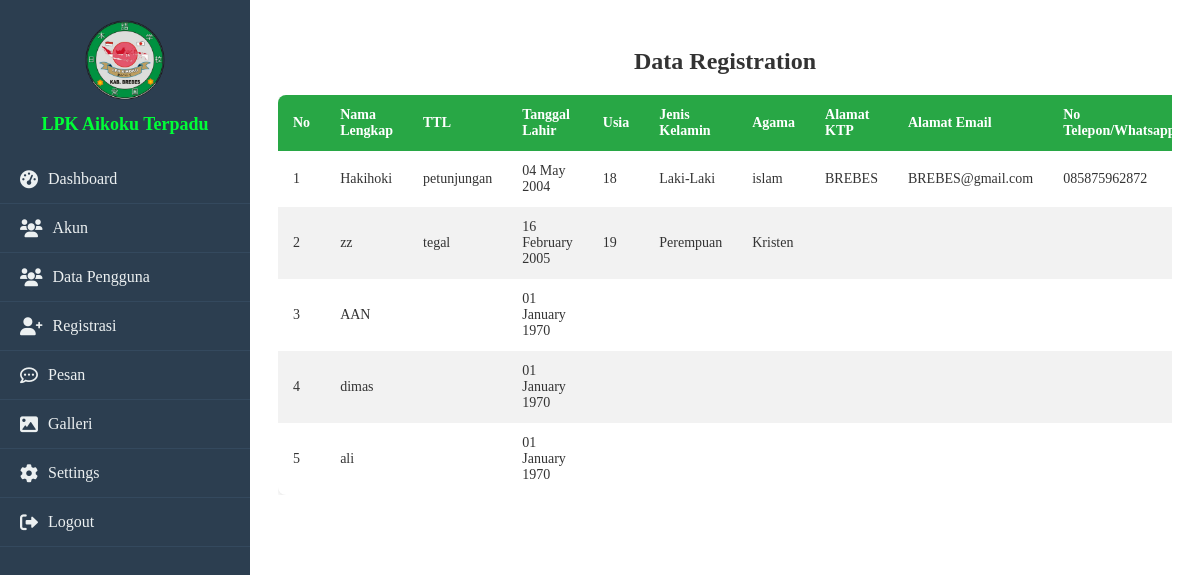
Before: /data_regis.php (signed in) with the older database file.
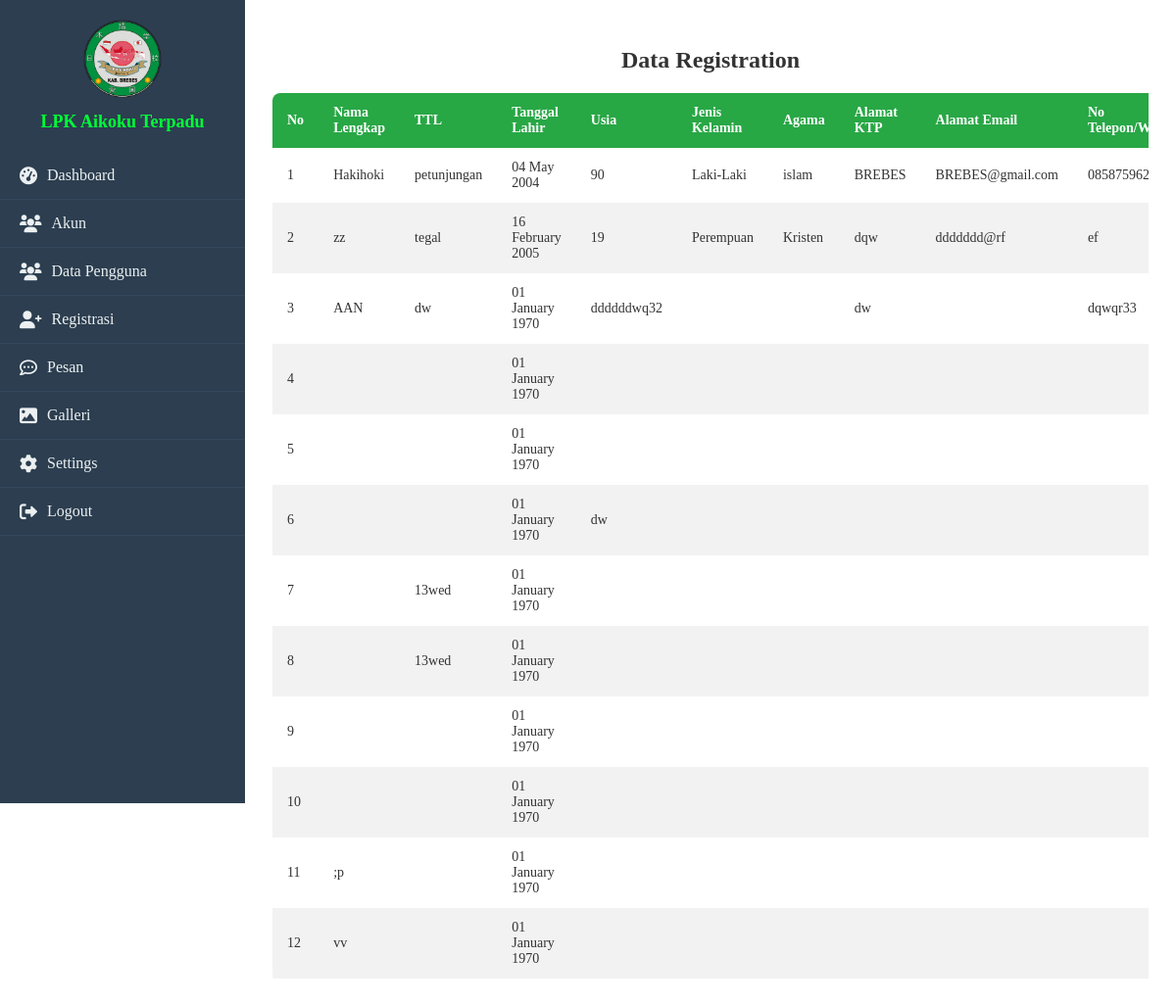
After: the same page with the newer database file.
### tables this page shows
CREATE TABLE `tb_pelajar` (
  `id_regis` int(11) NOT NULL,
  `Nama_lengkap` varchar(50) NOT NULL,
  `TTL` varchar(50) NOT NULL,
  `tanggal_lahir` varchar(50) NOT NULL,
  `usia` varchar(10) NOT NULL,
  `Agama` varchar(20) NOT NULL,
  `alamat_ktp` varchar(100) NOT NULL,
  `Jenis_Kelamin` enum('Laki-Laki','Perempuan','','') NOT NULL,
  `hobi` text NOT NULL,
  `no_telepon` varchar(20) NOT NULL,
  `alamat` varchar(50) NOT NULL,
  `alamat_keluarga` varchar(100) NOT NULL,
  `telepon_keluarga` varchar(100) NOT NULL,
  `alamat_email` varchar(50) NOT NULL,
  `bidang` enum('Magang','Tokutei Ginou','Engineering','') NOT NULL,
  `pendidikan_terakhir` enum('SD','MI','SMP','MTS','SMA','SMK','ALIYAH','D3','S1','S2','S3') NOT NULL,
  `pengalaman_kerja` varchar(150) NOT NULL,
  `status_pernikahan` enum('Belum Menikah','Menikah','Janda/Duda','') NOT NULL,
  `tinggi_badan` varchar(50) NOT NULL,
  `berat_badan` varchar(50) NOT NULL,
  `buta_warna` enum('Ya','Tidak','','') NOT NULL,
  `kesehatan` varchar(100) NOT NULL,
  `penyakit_kronis` varchar(100) NOT NULL,
  `golongan_darah` varchar(10) NOT NULL,
  `kewarganegaraan` varchar(50) NOT NULL
);

### data_regis.php (the view, shortened to what this page needs)
<?php
include 'sidebar.php';
?>
<head>
</head>
<div class="main-content">
     <div class="table-container">
        <h2>Data Registration</h2>
        <div class="table-scroll-wrapper">
        <table>
            <thead>
                <tr>
                    <th>No</th>
                    <th>Nama Lengkap</th>
                    <th>TTL</th>
                    <th>Tanggal Lahir</th>
                    <th>Usia</th>
                    <th>Jenis Kelamin</th>
                    <th>Agama</th>
                    <th>Alamat KTP</th>
                    <th>Alamat Email</th>
                    <th>No Telepon/Whatsapp</th>
                </tr>
            </thead>
            <tbody>
                <?php
                include 'config.php';
                $result = $mysqli->query("SELECT * FROM tb_pelajar");
                $i = 1;
                while ($row = $result->fetch_assoc()) {
                    echo '<tr>';
                    echo '<td>' . $i . '</td>';
                    echo '<td>' .$row['Nama_lengkap'] . '</td>';
                    echo '<td>' .$row['TTL'] . '</td>';
                    echo '<td>' . date("d F Y", strtotime($row['tanggal_lahir'])) . '</td>';
                    echo '<td>' .$row['usia'] . '</td>';
                    echo '<td>' .$row['Jenis_Kelamin'] . '</td>';
                    echo '<td>' .$row['Agama'] . '</td>';
                    echo '<td>' .$row['alamat_ktp'] . '</td>';
                    echo '<td>' .$row['alamat_email'] . '</td>';
                    echo '<td>' .$row['no_telepon'] . '</td>';
                    echo '</tr>';
                    $i++;
                }
                ?>
            </tbody>
        </table>
    </div>
    </div>
            </div>

### sidebar.php (shortened to what this page needs)
<!DOCTYPE html>
<html lang="en">
<head>
  <link rel="stylesheet" href="https://cdnjs.cloudflare.com/ajax/libs/font-awesome/6.0.0-beta3/css/all.min.css">
  <link href="https://cdnjs.cloudflare.com/ajax/libs/font-awesome/6.0.0/css/all.min.css" rel="stylesheet">
</head>
<body>
<div class="wrapper">
<div class="sidebar">
    <div class="logo-container">
        <img src="img/logo.png" alt="logo" class="logo">
        <div class="logo-text">LPK Aikoku Terpadu</div>
    </div>
    <ul class="sidebar-menu">
        <li><a href="db_admin.php"><i class="fas fa-tachometer-alt"></i> Dashboard</a></li>
        <li><a href="data_akun.php"><i class="fas fa-users"></i> Akun</a></li>
        <li><a href="data_pengguna.php"><i class="fas fa-users"></i> Data Pengguna</a></li>
        <li><a href="data_regis.php"><i class="fas fa-user-plus"></i> Registrasi</a></li>
        <li><a href="data_contact.php"><i class="fa-regular fa-comment-dots"></i> Pesan</a></li>
        <li><a href="galeri_admin.php"><i class="fa-solid fa-image"></i> Galleri</a></li>
        <li><a href="settings.php"><i class="fas fa-cog"></i> Settings</a></li>
        <li><a href="log_out.php"><i class="fas fa-sign-out-alt"></i> Logout</a></li>
    </ul>
</div>
</div>
</body>
</html>

### sidebar.php (style rules this page uses)
.sidebar { width: 250px; height: 100vh; background-color: #2c3e50; color: #ecf0f1; position: fixed; display: flex; left: 0; top: 0; flex-direction: column; align-items: center; padding-top: 20px; overflow-y: auto; }
.logo-container { text-align: center; margin-bottom: 20px; }
.logo { max-width: 80px; height: auto; margin-bottom: 10px; }
.logo-text { font-size: 18px; font-weight: bold; color: #00ff37; }
.sidebar-menu { list-style: none; width: 100%; padding: 0; margin: 0; }
.sidebar-menu li { width: 100%; }
.sidebar-menu li a { display: flex; align-items: center; padding: 15px 20px; color: #ecf0f1; text-decoration: none; font-size: 16px; border-bottom: 1px solid #34495e; transition: background-color 0.3s, color 0.3s; }
.sidebar-menu li a i { margin-right: 10px; font-size: 18px; }

### data_regis.php (style rules this page uses)
.main-content { margin-left: 250px; padding: 20px; transition: margin 0.3s ease-in-out; }
.table-container h2 { text-align: center; color: #333; margin-bottom: 20px; }
.table-scroll-wrapper { width: 100%; overflow-x: auto; -webkit-overflow-scrolling: touch; }
.table-container table { width: 100%; border-collapse: collapse; background-color: #ffffff; border-radius: 8px; overflow: hidden; box-shadow: 0 2px 4px rgba(0, 0, 0, 0.1); }
.table-container table thead th { background-color: #28a745; color: #ffffff; padding: 12px 15px; text-align: left; font-size: 14px; }
.table-container table tbody tr:nth-child(even) { background-color: #f2f2f2; }
.table-container table tbody td { padding: 12px 15px; font-size: 14px; color: #333; text-align: left; }

Changed rows visible on the page:
removed tb_pelajar: Nama_lengkap "dimas", tanggal_lahir "01 January 1970"
removed tb_pelajar: Nama_lengkap "ali", tanggal_lahir "01 January 1970"
changed tb_pelajar "Hakihoki": usia "18" → "90"
changed tb_pelajar "zz": alamat_ktp (not shown) → "dqw"; alamat_email (not shown) → "ddddddd@rf"; no_telepon (not shown) → "ef"
changed tb_pelajar "AAN": TTL (not shown) → "dw"; usia (not shown) → "ddddddwq32"; alamat_ktp (not shown) → "dw"; no_telepon (not shown) → "dqwqr33"
added tb_pelajar: tanggal_lahir "01 January 1970"
added tb_pelajar: tanggal_lahir "01 January 1970"
added tb_pelajar: tanggal_lahir "01 January 1970", usia "dw"
added tb_pelajar: TTL "13wed", tanggal_lahir "01 January 1970"
added tb_pelajar: TTL "13wed", tanggal_lahir "01 January 1970"
added tb_pelajar: tanggal_lahir "01 January 1970"
added tb_pelajar: tanggal_lahir "01 January 1970"
added tb_pelajar: Nama_lengkap ";p", tanggal_lahir "01 January 1970"
added tb_pelajar: Nama_lengkap "vv", tanggal_lahir "01 January 1970"
